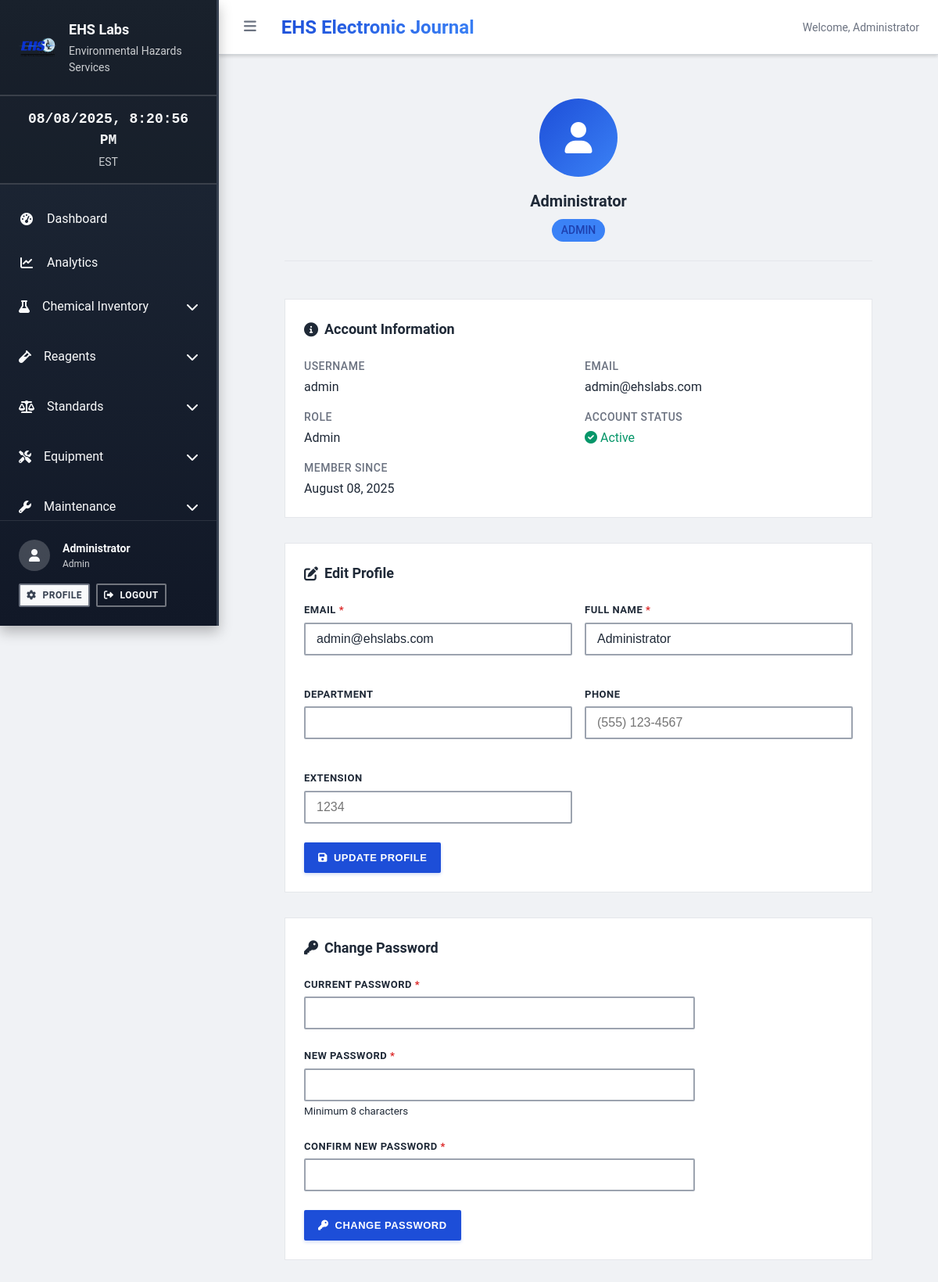
Screenshot of /profile (signed in) with the database file from the repository.
### backend/models/user.py (models this page shows, shortened)
class User(Base):
    __tablename__ = "users"
    id = Column(Integer, primary_key=True, index=True)
    username = Column(String(50), unique=True, index=True, nullable=False)
    email = Column(String(255), unique=True, index=True, nullable=False)
    full_name = Column(String(255), nullable=False)
    hashed_password = Column(String(255), nullable=False)
    role = Column(Enum(UserRole), nullable=False, default=UserRole.USER)
    is_active = Column(Boolean, default=True)
    is_verified = Column(Boolean, default=False)
    created_at = Column(DateTime, server_default=func.now(), nullable=False)
    updated_at = Column(DateTime, server_default=func.now(), onupdate=func.now(), nullable=False)
    last_login = Column(DateTime, nullable=True)
    department = Column(String(100), nullable=True)
    phone = Column(String(20), nullable=True)
    extension = Column(String(10), nullable=True)

### backend/routes/auth.py (the view)
@router.get("/profile", response_class=HTMLResponse)
@router.get("/profile", response_class=HTMLResponse)  # Keep old route for compatibility
async def profile_page(
    request: Request,
    current_user: User = Depends(get_current_user)
):
    context = {
        "request": request,
        "title": "Profile - EHS Electronic Journal",
        "user": current_user,
        "current_user": current_user
    }
    return templates.TemplateResponse("auth/profile.html", context)

### frontend/templates/auth/profile.html (shortened to what this page needs)
{% extends "base.html" %}
{% block content %}
<div class="profile-container">
    <div class="profile-header">
        <div class="profile-avatar">
            <i class="fas fa-user"></i>
        </div>
        <h1 class="profile-name">{{ user.full_name }}</h1>
        <span class="profile-role">{{ user.role.value.replace('_', ' ').title() }}</span>
    </div>
    <div class="profile-content">
        <div class="profile-section">
            <h2 class="section-title">
                <i class="fas fa-info-circle"></i>
                Account Information
            </h2>
            <div class="info-grid">
                <div class="info-item">
                    <span class="info-label">Username</span>
                    <span class="info-value">{{ user.username }}</span>
                </div>
                <div class="info-item">
                    <span class="info-label">Email</span>
                    <span class="info-value">{{ user.email }}</span>
                </div>
                <div class="info-item">
                    <span class="info-label">Role</span>
                    <span class="info-value">{{ user.role.value.replace('_', ' ').title() }}</span>
                </div>
                <div class="info-item">
                    <span class="info-label">Account Status</span>
                    <span class="info-value">
                        {% if user.is_active %}
                        <span style="color: var(--success-color);">
                            <i class="fas fa-check-circle"></i> Active
                        </span>
                        {% else %}
                        <span style="color: var(--danger-color);">
                            <i class="fas fa-times-circle"></i> Inactive
                        </span>
                        {% endif %}
                    </span>
                </div>
                <div class="info-item">
                    <span class="info-label">Member Since</span>
                    <span class="info-value">
                        {{ user.created_at.strftime('%B %d, %Y') if user.created_at else 'Unknown' }}
                    </span>
                </div>
            </div>
        </div>
        <div class="profile-section">
            <h2 class="section-title">
                <i class="fas fa-edit"></i>
                Edit Profile
            </h2>
            <form method="POST" action="/profile" id="profileForm">
                <div class="form-grid">
                    <div class="form-group">
                        <label for="email" class="form-label required">Email</label>
                        <input type="email" id="email" name="email" class="form-control"
                               value="{{ user.email }}" required>
                    </div>
                    <div class="form-group">
                        <label for="full_name" class="form-label required">Full Name</label>
                        <input type="text" id="full_name" name="full_name" class="form-control"
                               value="{{ user.full_name }}" required>
                    </div>
                    <div class="form-group">
                        <label for="department" class="form-label">Department</label>
                        <input type="text" id="department" name="department" class="form-control"
                               value="{{ user.department or '' }}">
                    </div>
                    <div class="form-group">
                        <label for="phone" class="form-label">Phone</label>
                        <input type="tel" id="phone" name="phone" class="form-control"
                               value="{{ user.phone or '' }}" placeholder="(555) 123-4567">
                    </div>
                    <div class="form-group">
                        <label for="extension" class="form-label">Extension</label>
                        <input type="text" id="extension" name="extension" class="form-control"
                               value="{{ user.extension or '' }}" placeholder="1234">
                    </div>
                </div>
                <div class="form-actions">
                    <button type="submit" class="btn btn-primary">
                        <i class="fas fa-save"></i>
                        Update Profile
                    </button>
                </div>
            </form>
        </div>
        <div class="profile-section">
            <h2 class="section-title">
                <i class="fas fa-key"></i>
                Change Password
            </h2>
            <form method="POST" action="/change-password" class="password-form" id="passwordForm">
                <div class="form-group">
                    <label for="current_password" class="form-label required">Current Password</label>
                    <input type="password" id="current_password" name="current_password"
                           class="form-control" required autocomplete="current-password">
                </div>
                <div class="form-group">
                    <label for="new_password" class="form-label required">New Password</label>
                    <input type="password" id="new_password" name="new_password"
                           class="form-control" required autocomplete="new-password">
                    <small class="form-help">Minimum 8 characters</small>
                </div>
                <div class="form-group">
                    <label for="confirm_password" class="form-label required">Confirm New Password</label>
                    <input type="password" id="confirm_password" name="confirm_password"
                           class="form-control" required autocomplete="new-password">
                </div>
                <div class="form-actions">
                    <button type="submit" class="btn btn-primary">
                        <i class="fas fa-key"></i>
                        Change Password
                    </button>
                </div>
            </form>
        </div>
    </div>
</div>
{% endblock %}

### frontend/templates/base.html (shortened to what this page needs)
<!DOCTYPE html>
<html lang="en">
<head>
    <link rel="stylesheet" href="/static/css/main.css">
    <link rel="stylesheet" href="/static/css/components.css">
    <link rel="stylesheet" href="https://cdnjs.cloudflare.com/ajax/libs/font-awesome/6.0.0/css/all.min.css">
</head>
<body>
    <div id="sidebar" class="sidebar">
        <div class="sidebar-header">
            <div class="logo-container">
                <img src="/static/images/ehs-logo.png" alt="EHS Labs" class="logo" onerror="this.style.display='none'">
                <div class="company-info">
                    <h3>EHS Labs</h3>
                    <p>Environmental Hazards Services</p>
                </div>
            </div>
        </div>
        <div class="clock-container">
            <div class="current-time" id="current-time">
            </div>
            <div class="timezone">EST</div>
        </div>
        <nav class="sidebar-nav">
            <ul>
                <li>
                    <a href="/dashboard" class="nav-link {% if request.url.path == '/dashboard' %}active{% endif %}">
                        <i class="fas fa-tachometer-alt"></i>
                        <span>Dashboard</span>
                    </a>
                </li>
                <li>
                    <a href="/analytics" class="nav-link {% if request.url.path == '/analytics' %}active{% endif %}">
                        <i class="fas fa-chart-line"></i>
                        <span>Analytics</span>
                    </a>
                </li>
                <li class="nav-section">
                    <div class="nav-section-header">
                        <i class="fas fa-flask"></i>
                        <span>Chemical Inventory</span>
                        <i class="fas fa-chevron-down toggle-icon"></i>
                    </div>
                </li>
                <li class="nav-section">
                    <div class="nav-section-header">
                        <i class="fas fa-vial"></i>
                        <span>Reagents</span>
                        <i class="fas fa-chevron-down toggle-icon"></i>
                    </div>
                </li>
                <li class="nav-section">
                    <div class="nav-section-header">
                        <i class="fas fa-balance-scale"></i>
                        <span>Standards</span>
                        <i class="fas fa-chevron-down toggle-icon"></i>
                    </div>
                </li>
                <li class="nav-section">
                    <div class="nav-section-header">
                        <i class="fas fa-tools"></i>
                        <span>Equipment</span>
                        <i class="fas fa-chevron-down toggle-icon"></i>
                    </div>
                </li>
                <li class="nav-section">
                    <div class="nav-section-header">
                        <i class="fas fa-wrench"></i>
                        <span>Maintenance</span>
                        <i class="fas fa-chevron-down toggle-icon"></i>
                    </div>
                </li>
            </ul>
        </nav>
        <div class="sidebar-footer">
            {% if current_user %}
            <div class="user-info">
                <div class="user-avatar">
                    <i class="fas fa-user"></i>
                </div>
                <div class="user-details">
                    <div class="user-name">{{ current_user.full_name }}</div>
                    <div class="user-role">{{ current_user.role.value.title() if current_user.role.value else current_user.role.title() }}</div>
                </div>
            </div>
            <div class="user-actions">
                <a href="/profile" class="btn btn-secondary btn-sm">
                    <i class="fas fa-cog"></i> Profile
                </a>
                <a href="/logout" class="btn btn-outline btn-sm">
                    <i class="fas fa-sign-out-alt"></i> Logout
                </a>
            </div>
            {% else %}
            <div class="auth-actions">
                <a href="/login" class="btn btn-primary">
                    <i class="fas fa-sign-in-alt"></i> Login
                </a>
            </div>
            {% endif %}
        </div>
    </div>
    <div id="main-content" class="main-content">
        <div class="top-bar">
            <div class="top-bar-left">
                <button id="sidebar-toggle" class="sidebar-toggle">
                    <i class="fas fa-bars"></i>
                </button>
                <h1 class="page-title">{% block page_title %}EHS Electronic Journal{% endblock %}</h1>
            </div>
            <div class="top-bar-right">
                {% if current_user %}
                <span class="welcome-text">Welcome, {{ current_user.full_name.split(' ')[0] }}</span>
                {% endif %}
            </div>
        </div>
        <div class="page-content">
            {% block content %}{% endblock %}
        </div>
    </div>
</body>
</html>

### frontend/static/css/components.css (style rules this page uses)
.btn { display: inline-flex; align-items: center; gap: var(--spacing-sm); padding: 10px 16px; border: 2px solid transparent; border-radius: 2px; font-size: 13px; font-weight: 700; text-decoration: none; cursor: pointer; transition: all 0.15s; white-space: nowrap; user-select: none; text-transform: uppercase; letter-spacing: 0.5px; }
.btn-primary { background: #1d4ed8; color: white; border-color: #1d4ed8; box-shadow: 0 2px 4px rgba(29, 78, 216, 0.2); }
.btn-secondary { background-color: #f8f9fa; color: #374151; border-color: #6b7280; }
.btn-outline { background: transparent; color: var(--sidebar-text); border-color: rgba(255, 255, 255, 0.4); }
.btn-sm { padding: var(--spacing-xs) var(--spacing-sm); font-size: var(--font-size-xs); }
.form-group { margin-bottom: var(--spacing-lg); }
.form-label { display: block; margin-bottom: 6px; font-weight: 700; color: #1f2937; font-size: 13px; text-transform: uppercase; letter-spacing: 0.5px; }
.form-label.required::after { content: " *"; color: var(--error-color); }
.form-control { width: 100%; padding: 10px 14px; border: 2px solid #9ca3af; border-radius: 2px; font-size: var(--font-size-base); background-color: #ffffff; color: #1f2937; transition: all 0.15s; font-weight: 500; }

### frontend/templates/auth/profile.html (style rules this page uses)
.profile-container { max-width: 800px; margin: 0 auto; padding: var(--spacing-lg); }
.profile-header { text-align: center; margin-bottom: var(--spacing-2xl); padding-bottom: var(--spacing-lg); border-bottom: 1px solid var(--border-light); }
.profile-avatar { width: 100px; height: 100px; border-radius: 50%; background: linear-gradient(135deg, var(--primary-color), var(--primary-light)); display: flex; align-items: center; justify-content: center; margin: 0 auto var(--spacing-md); color: white; font-size: 2.5rem; }
.profile-name { font-size: var(--font-size-xl); font-weight: 600; color: var(--text-primary); margin-bottom: var(--spacing-sm); }
.profile-role { display: inline-block; padding: 4px 12px; border-radius: 16px; font-size: var(--font-size-sm); font-weight: 500; text-transform: uppercase; background: var(--primary-light); color: var(--primary-dark); }
.profile-content { display: grid; gap: var(--spacing-xl); }
.profile-section { background: var(--bg-primary); border: 1px solid var(--border-light); border-radius: var(--border-radius); padding: var(--spacing-lg); }
.section-title { font-size: var(--font-size-lg); font-weight: 600; color: var(--text-primary); margin-bottom: var(--spacing-lg); display: flex; align-items: center; gap: var(--spacing-sm); }
.form-grid { display: grid; grid-template-columns: repeat(auto-fit, minmax(300px, 1fr)); gap: var(--spacing-md); }
.info-grid { display: grid; grid-template-columns: repeat(auto-fit, minmax(250px, 1fr)); gap: var(--spacing-md); }
.info-item { display: flex; flex-direction: column; gap: var(--spacing-xs); }
.info-label { font-size: var(--font-size-sm); font-weight: 500; color: var(--text-secondary); text-transform: uppercase; letter-spacing: 0.5px; }
.info-value { font-size: var(--font-size-base); color: var(--text-primary); }
.password-form { max-width: 500px; }

### rows the page displays
User: full_name "Administrator", role.value "Admin", role.value.replace "ADMIN", username "admin", email "admin@ehslabs.com", role.value.replace "Admin", created_at "August 08, 2025"
